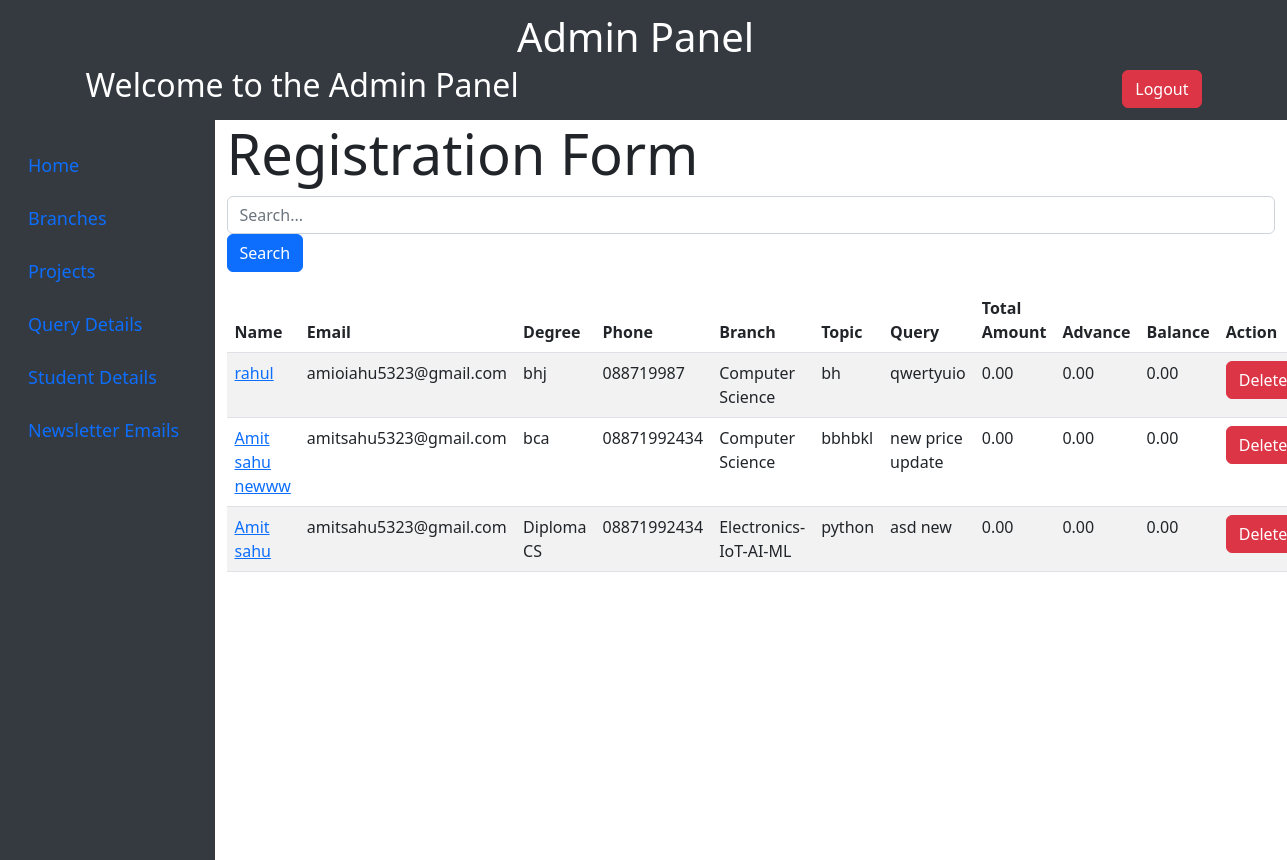
Before: /dashboard/mform with the older database file.
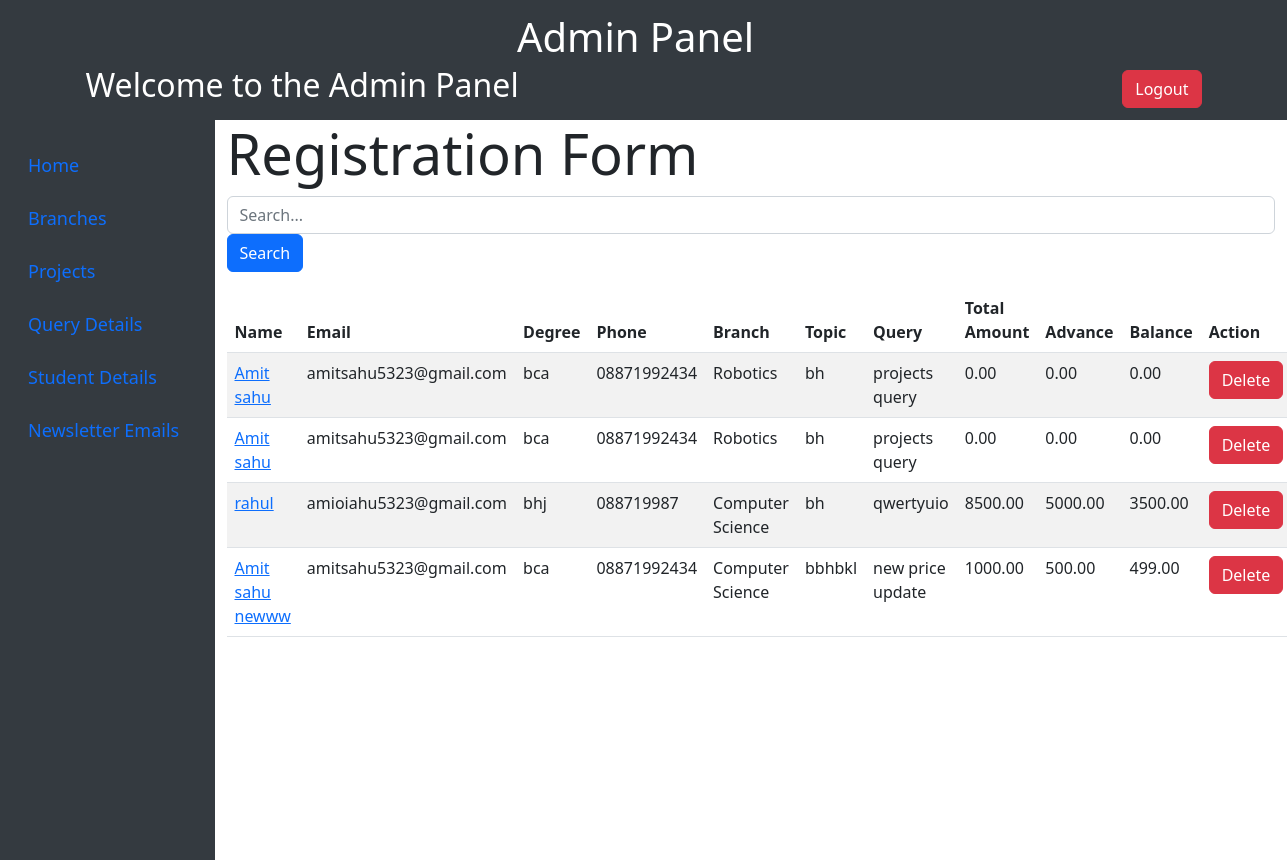
After: the same page with the newer database file.
### form/models.py (models this page shows, shortened)
class Register(models.Model):
    name = models.CharField(max_length=50)
    email = models.EmailField(max_length=50)
    degree = models.CharField(max_length=30, null=True)
    phone = models.CharField(max_length=15)
    branch = models.CharField(max_length=20)
    topic = models.CharField(max_length=50)
    query = models.CharField(max_length=150)
    total_amount = models.DecimalField(max_digits=10, decimal_places=2, default=0)
    advance = models.DecimalField(max_digits=10, decimal_places=2, default=0)
    balance = models.DecimalField(max_digits=10, decimal_places=2, default=0)

### innovation/views.py (the view, shortened to what this page needs)
# urls.py: path('dashboard/mform', views.aquery_detail, name='q_dash'),
def aquery_detail(request):
    items = Register.objects.all().order_by('-id')
    return render(request, 'a_querydetail.html', {'data': items})

### templates/a_querydetail.html (shortened to what this page needs)
{% extends "adminbase.html" %}
{% block adminpage %}
    <div class="row">
        <div class="col">
            <h1 class="display-4">Registration Form</h1>
            <div class="mb-3">
                <input type="text" class="form-control mr-2" id="searchInput" placeholder="Search...">
                <button type="button" class="btn btn-primary" onclick="search()">Search</button>
            </div>
            <table class="table table-striped">
                <thead class="thead-dark">
                    <tr>
                        <th>Name</th>
                        <th>Email</th>
                        <th>Degree</th>
                        <th>Phone</th>
                        <th>Branch</th>
                        <th>Topic</th>
                        <th>Query</th>
                        <th>Total Amount</th>
                        <th>Advance</th>
                        <th>Balance</th>
                        <th>Action</th>
                    </tr>
                </thead>
                <tbody id="tableBody">
                    {% for i in data %}
                        <tr>
                            <td>
                                <a href="/dashboard/edit_query/{{i.id}}">{{ i.name }}</a>
                            </td>
                            <td>{{ i.email }}</td>
                            <td>{{ i.degree }}</td>
                            <td>{{ i.phone }}</td>
                            <td>{{ i.branch }}</td>
                            <td>{{ i.topic }}</td>
                            <td>{{ i.query }}</td>
                            <td>{{ i.total_amount }}</td>
                            <td>{{ i.advance }}</td>
                            <td>{{ i.balance }}</td>
                            <td>
                                <a href="/dashboard/dele/{{ i.id }}" class="btn btn-danger">Delete</a>
                            </td>
                        </tr>
                    {% endfor %}
                </tbody>
            </table>
        </div>
    </div>
{% endblock adminpage %}

Changed rows visible on the page:
removed Register: name "Amit sahu", email "amitsahu5323@gmail.com", degree "Diploma CS", phone "08871992434", branch "Electronics-IoT-AI-ML", topic "python", query "asd new", total_amount "0.00", advance "0.00", balance "0.00"
added Register: name "Amit sahu", email "amitsahu5323@gmail.com", degree "bca", phone "08871992434", branch "Robotics", topic "bh", query "projects query", total_amount "0.00", advance "0.00", balance "0.00"
added Register: name "Amit sahu", email "amitsahu5323@gmail.com", degree "bca", phone "08871992434", branch "Robotics", topic "bh", query "projects query", total_amount "0.00", advance "0.00", balance "0.00"
changed Register "rahul": total_amount "0.00" → "8500.00"; advance "0.00" → "5000.00"; balance "0.00" → "3500.00"
changed Register "Amit sahu newww": total_amount "0.00" → "1000.00"; advance "0.00" → "500.00"; balance "0.00" → "499.00"
